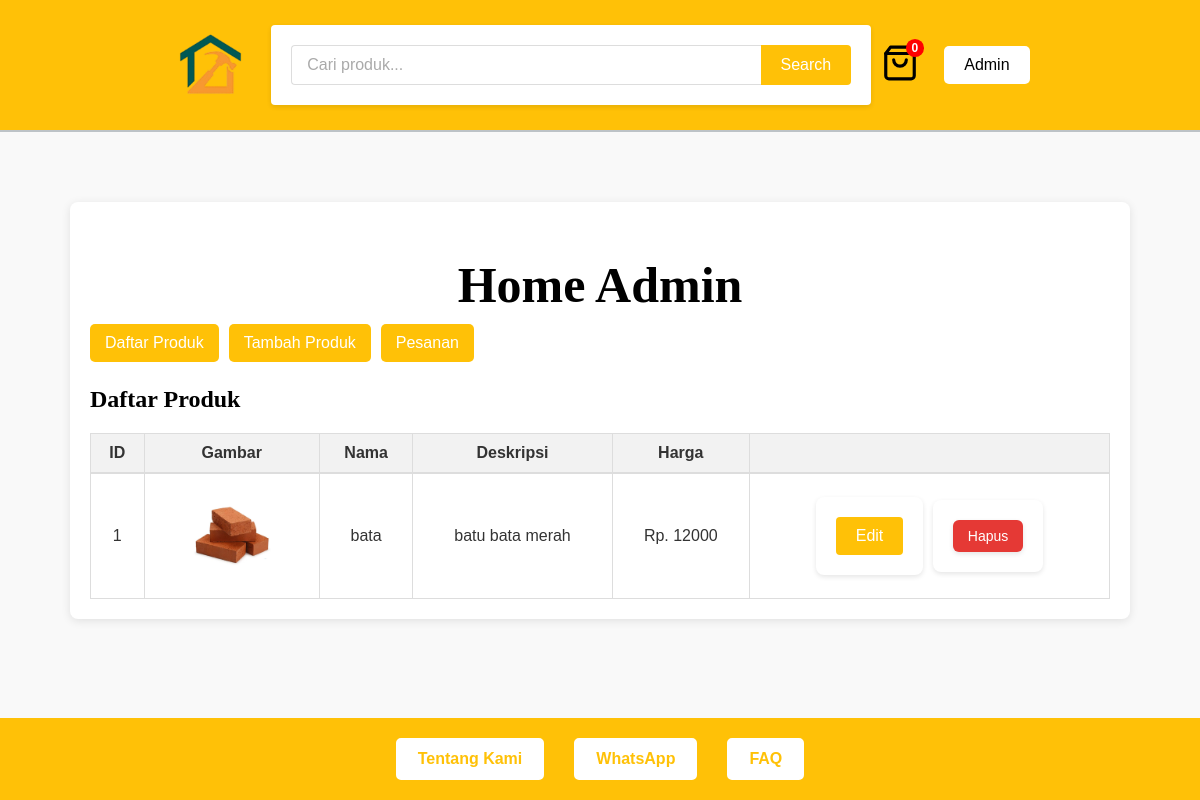
Page /admin (signed in) on the committed database.
### karyaabadi.py (models this page shows)
class Products(db.Model):
    id = db.Column(db.Integer, primary_key=True)
    name = db.Column(db.String(100), nullable=False)
    price = db.Column(db.Float, nullable=False)
    description = db.Column(db.String(255), nullable=False)
    image = db.Column(db.String(100), nullable=True)
    category_id = db.Column(db.Integer, db.ForeignKey('category.id'), nullable=True)

### karyaabadi.py (the view)
@app.route('/admin')
def homeadmin():
    if 'admin' not in session:
        return redirect(url_for('loginadmin'))
    products = Products.query.all()
    return render_template('homeadmin.html', products=products)

### templates/homeadmin.html (shortened to what this page needs)
{% extends "template.html" %} {% block content %}
<div class="admin-dashboard">
  <h1>Home Admin</h1>
  <nav style="margin-bottom: 20px; display: flex; gap: 10px">
    <a href="/admin" class="btn-nav">Daftar Produk</a>
    <a href="/admin/pengaturanproduk" class="btn-nav">Tambah Produk</a>
    <a href="/admin/orders" class="btn-nav">Pesanan</a>
  </nav>
  <div class="admin-content">
    <h3>Daftar Produk</h3>
    <div class="table-responsive" style="margin-top: 20px">
      <table
        class="table"
        style="
          width: 100%;
          border-collapse: collapse;
          text-align: center;
          border: 1px solid #ddd;
        "
      >
        <thead>
          <tr style="background-color: #f2f2f2; border-bottom: 2px solid #ddd">
            <th style="padding: 10px; border: 1px solid #ddd">ID</th>
            <th style="padding: 10px; border: 1px solid #ddd">Gambar</th>
            <th style="padding: 10px; border: 1px solid #ddd">Nama</th>
            <th style="padding: 10px; border: 1px solid #ddd">Deskripsi</th>
            <th style="padding: 10px; border: 1px solid #ddd">Harga</th>
            <th style="padding: 10px; border: 1px solid #ddd"></th>
          </tr>
        </thead>
        <tbody>
          {% for product in products %}
          <tr style="border-bottom: 1px solid #ddd">
            <td style="padding: 10px; border: 1px solid #ddd">
              {{ product.id }}
            </td>
            <td style="padding: 10px; border: 1px solid #ddd">
              {% if product.image %}
              <img
                src="{{ url_for('static', filename='uploads/' ~ product.image) }}"
                alt="Gambar Produk"
                style="width: 100px; height: auto"
              />
              {% else %} Tidak ada gambar {% endif %}
            </td>
            <td style="padding: 10px; border: 1px solid #ddd">
              {{ product.name }}
            </td>
            <td style="padding: 10px; border: 1px solid #ddd">
              {{ product.description }}
            </td>
            <td style="padding: 10px; border: 1px solid #ddd">
              Rp. {{ product.price | int }}
            </td>
            <td style="padding: 10px; border: 1px solid #ddd">
              <form
                action="{{ url_for('edit_product', product_id=product.id) }}"
                method="GET"
                style="display: inline-block; margin-right: 5px"
              >
                <button type="submit" class="btn btn-warning">Edit</button>
              </form>
              <form
                action="{{ url_for('delete_product', product_id=product.id) }}"
                method="POST"
                style="display: inline-block"
              >
                <button
                  type="button"
                  class="btn btn-danger"
                  onclick="confirmDelete(this.form)"
                >
                  Hapus
                </button>
              </form>
            </td>
          </tr>
          {% endfor %}
        </tbody>
      </table>
    </div>
  </div>
</div>
{% endblock %}

### static/style.css (style rules this page uses)
body { font-family: "Cambria", serif; background-color: #ffffff; color: #333; }
h1, h2, h3, h4 { font-family: "Cambria", serif; color: #000000; }
h1 { text-align: center; font-size: 50px; margin-bottom: 10px; }
h3 { text-align: left; font-size: 24px; margin-bottom: 10px; }
form { background-color: #fff; padding: 20px; border-radius: 8px; box-shadow: 0 2px 5px rgba(0, 0, 0, 0.1); max-width: 600px; margin: 0 auto; }
form button[type="submit"] { background-color: #ffc107; color: #fff; border: none; padding: 10px 20px; border-radius: 4px; font-size: 16px; cursor: pointer; width: 100%; box-sizing: border-box; }
.admin-dashboard { background-color: #fff; padding: 20px; box-shadow: 0 2px 10px rgba(0, 0, 0, 0.1); border-radius: 8px; }
body { font-family: Arial, sans-serif; margin: 0; padding: 0; background-color: #f9f9f9; }

### templates/homeadmin.html (style rules this page uses)
.btn-nav { display: inline-block; padding: 10px 15px; background-color: #ffc107; color: white; text-decoration: none; border-radius: 5px; transition: background-color 0.3s ease; }
.btn-danger { background-color: #e53935; color: white; border: none; padding: 8px 15px; border-radius: 6px; cursor: pointer; font-size: 14px; transition: background-color 0.3s ease, box-shadow 0.3s ease; box-shadow: 0 2px 5px rgba(0, 0, 0, 0.1); }

### rows in the picture
Products: id "1", image (picture), name "bata", description "batu bata merah", price "12000"
